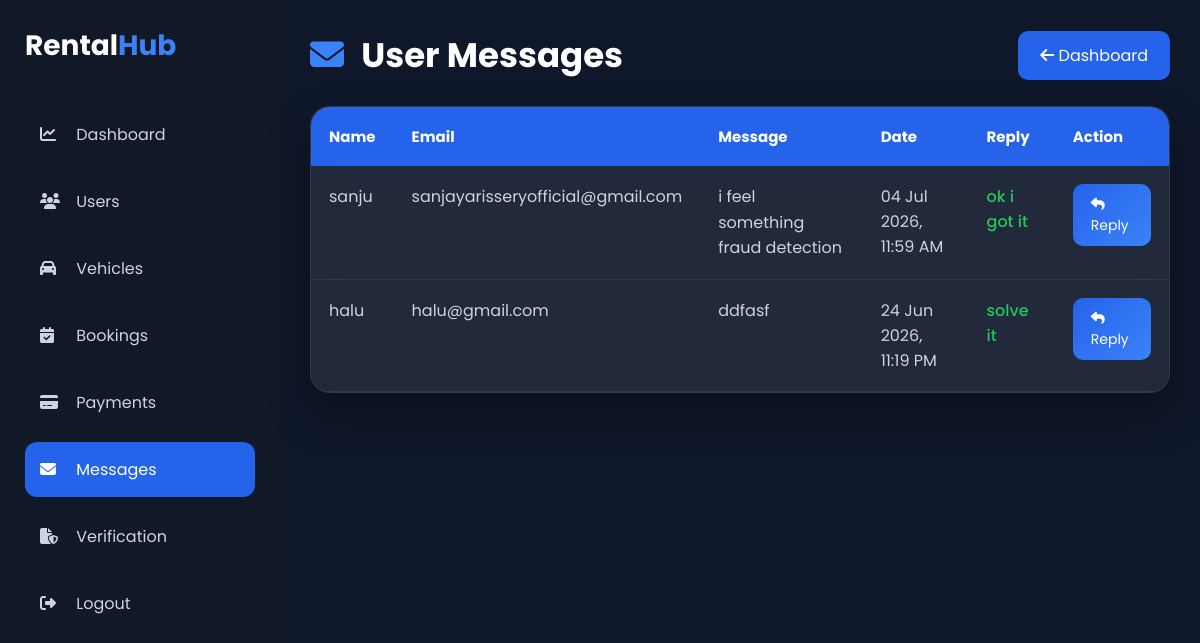
The page /admin-messages/ (signed in) on the database its author committed.
### user_app/models.py (models this page shows, shortened)
class Contact(models.Model):
    name = models.CharField(max_length=100)
    email = models.EmailField()
    subject = models.CharField(max_length=200)
    message = models.TextField()
    reply = models.TextField(blank=True, null=True)
    created_at = models.DateTimeField(auto_now_add=True)

### user_app/views.py (the view)
# urls.py: path('admin-messages/', views.admin_messages, name='admin_messages'),
def admin_messages(request):
    if 'a_id' not in request.session:
        return render(request, "index.html", {
            "error": "You must be logged in as admin to view this page."
        })
    contacts = Contact.objects.all().order_by('-id')
    return render(request, "admin_messages.html", {
        "contacts": contacts
    })

### templates/admin_messages.html (shortened to what this page needs)
{% load static %}
<!DOCTYPE html>
<html lang="en">
<head>
    <link rel="stylesheet" href="https://cdnjs.cloudflare.com/ajax/libs/font-awesome/6.5.1/css/all.min.css">
</head>
<body>
    <div class="dashboard">
        <div class="sidebar">
            <div class="logo">
                Rental<span>Hub</span>
            </div>
            <div class="menu">
                <a href="{% url 'admin_dashboard' %}">
                    <i class="fa-solid fa-chart-line"></i> Dashboard
                </a>
                <a href="{% url 'admin_users' %}">
                    <i class="fa-solid fa-users"></i> Users
                </a>
                <a href="{% url 'admin_vehicles' %}">
                    <i class="fa-solid fa-car"></i> Vehicles
                </a>
                <a href="{% url 'admin_bookings' %}">
                    <i class="fa-solid fa-calendar-check"></i> Bookings
                </a>
                <a href="{% url 'admin_payments' %}">
                    <i class="fa-solid fa-credit-card"></i> Payments
                </a>
                <a href="{% url 'admin_messages' %}" class="active">
                    <i class="fa-solid fa-envelope"></i> Messages
                </a>
                <a href="{% url 'admin_verifications' %}">
                    <i class="fa-solid fa-file-shield"></i> Verification
                </a>
                <a href="{% url 'logout' %}">
                    <i class="fa-solid fa-right-from-bracket"></i> Logout
                </a>
            </div>
        </div>
        <div class="main">
            <div class="topbar">
                <h1><i class="fa-solid fa-envelope"></i> User Messages</h1>
                <a href="{% url 'admin_dashboard' %}" class="back-btn">
                    <i class="fa-solid fa-arrow-left"></i> Dashboard
                </a>
            </div>
            <div class="table-container">
                <table>
                    <thead>
                        <tr>
                            <th>Name</th>
                            <th>Email</th>
                            <th>Message</th>
                            <th>Date</th>
                            <th>Reply</th>
                            <th>Action</th>
                        </tr>
                    </thead>
                    <tbody>
                        {% for c in contacts %}
                        <tr>
                            <td>{{ c.name }}</td>
                            <td>{{ c.email }}</td>
                            <td class="message">
                                {{ c.message }}
                            </td>
                            <td>
                                {{ c.created_at|date:"d M Y, h:i A" }}
                            </td>
                            <td class="reply">
                                {% if c.reply %}
                                {{ c.reply }}
                                {% else %}
                                <span class="no-reply">
                                    No Reply
                                </span>
                                {% endif %}
                            </td>
                            <td>
                                <a href="{% url 'reply_message' c.id %}" class="reply-btn">
                                    <i class="fa-solid fa-reply"></i> Reply
                                </a>
                            </td>
                        </tr>
                        {% endfor %}
                    </tbody>
                </table>
            </div>
        </div>
    </div>
</body>
</html>

### templates/admin_messages.html (style rules this page uses)
* { margin: 0; padding: 0; box-sizing: border-box; font-family: 'Poppins', sans-serif; }
body { background: #0f172a; color: white; }
.dashboard { display: flex; min-height: 100vh; }
.sidebar { width: 280px; background: #111827; padding: 25px; position: fixed; height: 100%; }
.logo { color: white; font-size: 28px; font-weight: 700; margin-bottom: 40px; }
.logo span { color: #3b82f6; }
.menu { display: flex; flex-direction: column; gap: 12px; }
.menu a { text-decoration: none; color: #cbd5e1; padding: 15px; border-radius: 12px; transition: .3s; }
.menu a:hover, .active { background: #2563eb; color: white !important; }
.menu a i { margin-right: 12px; width: 20px; }
.main { margin-left: 280px; width: 100%; padding: 30px; }
.topbar { display: flex; justify-content: space-between; align-items: center; margin-bottom: 25px; }
.topbar h1 { color: white; font-size: 34px; }
.topbar h1 i { color: #3b82f6; margin-right: 10px; }
.topbar .back-btn { text-decoration: none; background: #2563eb; color: white; padding: 12px 22px; border-radius: 10px; transition: .3s; }
.table-container { width: 100%; background: rgba(255, 255, 255, .08); backdrop-filter: blur(15px); border-radius: 20px; overflow: hidden; border: 1px solid rgba(255, 255, 255, .08); box-shadow: 0 20px 40px rgba(0, 0, 0, .35); }
table { width: 100%; border-collapse: collapse; }
thead { background: #2563eb; }
thead th { padding: 18px; text-align: left; color: white; font-size: 15px; }
tbody tr { border-bottom: 1px solid rgba(255, 255, 255, .08); transition: .3s; }
tbody td { padding: 18px; color: #cbd5e1; vertical-align: top; }
.message { max-width: 300px; line-height: 1.6; }
.reply { max-width: 250px; color: #22c55e; font-weight: 500; }
.reply-btn { display: inline-block; padding: 10px 18px; background: linear-gradient(135deg, #2563eb, #3b82f6); color: white; text-decoration: none; border-radius: 10px; transition: .3s; font-size: 14px; }

### rows shown on the page
Contact: name "sanju", email "sanjayarisseryofficial@gmail.com", message "i feel something fraud detection", created_at "04 Jul 2026, 11:59 AM", reply "ok i got it"
Contact: name "halu", email "halu@gmail.com", message "ddfasf", created_at "24 Jun 2026, 11:19 PM", reply "solve it"
